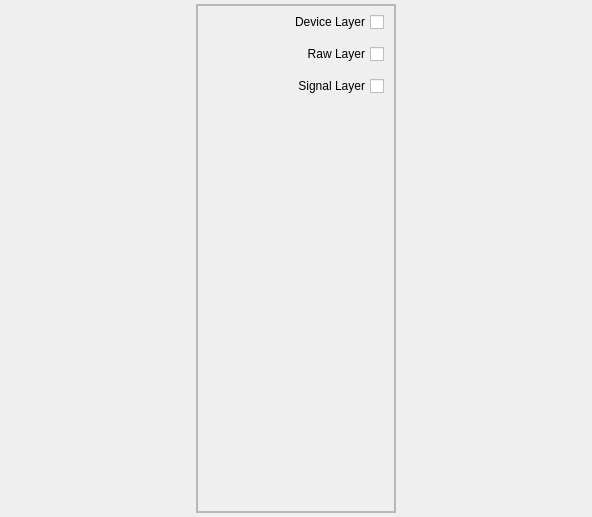
<?xml version="1.0" encoding="UTF-8"?>
<ui version="4.0">
 <class>ProjectConfigPrivate</class>
 <widget class="QWidget" name="ProjectConfigPrivate">
  <property name="geometry">
   <rect>
    <x>0</x>
    <y>0</y>
    <width>592</width>
    <height>517</height>
   </rect>
  </property>
  <property name="minimumSize">
   <size>
    <width>100</width>
    <height>50</height>
   </size>
  </property>
  <property name="baseSize">
   <size>
    <width>400</width>
    <height>300</height>
   </size>
  </property>
  <property name="windowTitle">
   <string>ProjectConfig</string>
  </property>
  <property name="windowIcon">
   <iconset resource="../../../CANdevResources.qrc">
    <normaloff>:/images/files/images/dark/CANbus_logo.svg</normaloff>:/images/files/images/dark/CANbus_logo.svg</iconset>
  </property>
  <layout class="QHBoxLayout" name="layout">
   <property name="spacing">
    <number>4</number>
   </property>
   <property name="leftMargin">
    <number>4</number>
   </property>
   <property name="topMargin">
    <number>4</number>
   </property>
   <property name="rightMargin">
    <number>4</number>
   </property>
   <property name="bottomMargin">
    <number>4</number>
   </property>
   <item>
    <widget class="QScrollArea" name="scrollArea">
     <property name="minimumSize">
      <size>
       <width>200</width>
       <height>0</height>
      </size>
     </property>
     <property name="maximumSize">
      <size>
       <width>200</width>
       <height>16777215</height>
      </size>
     </property>
     <property name="styleSheet">
      <string notr="true">QScrollBar:vertical { width: 5px; }</string>
     </property>
     <property name="horizontalScrollBarPolicy">
      <enum>Qt::ScrollBarAlwaysOff</enum>
     </property>
     <property name="sizeAdjustPolicy">
      <enum>QAbstractScrollArea::AdjustToContents</enum>
     </property>
     <property name="widgetResizable">
      <bool>true</bool>
     </property>
     <widget class="QWidget" name="scrollAreaWidgetContents">
      <property name="geometry">
       <rect>
        <x>0</x>
        <y>0</y>
        <width>198</width>
        <height>507</height>
       </rect>
      </property>
      <layout class="QHBoxLayout" name="horizontalLayout">
       <property name="spacing">
        <number>0</number>
       </property>
       <property name="leftMargin">
        <number>0</number>
       </property>
       <property name="topMargin">
        <number>0</number>
       </property>
       <property name="rightMargin">
        <number>0</number>
       </property>
       <property name="bottomMargin">
        <number>0</number>
       </property>
       <item>
        <widget class="DragWidget" name="frame">
         <property name="minimumSize">
          <size>
           <width>0</width>
           <height>0</height>
          </size>
         </property>
         <property name="maximumSize">
          <size>
           <width>16777215</width>
           <height>16777215</height>
          </size>
         </property>
         <property name="baseSize">
          <size>
           <width>0</width>
           <height>0</height>
          </size>
         </property>
         <property name="frameShape">
          <enum>QFrame::StyledPanel</enum>
         </property>
         <property name="frameShadow">
          <enum>QFrame::Raised</enum>
         </property>
         <property name="lineWidth">
          <number>1</number>
         </property>
         <layout class="QVBoxLayout" name="verticalLayout">
          <property name="spacing">
           <number>6</number>
          </property>
          <property name="leftMargin">
           <number>10</number>
          </property>
          <property name="topMargin">
           <number>6</number>
          </property>
          <property name="rightMargin">
           <number>10</number>
          </property>
          <property name="bottomMargin">
           <number>6</number>
          </property>
          <item>
           <widget class="QCheckBox" name="pbDeviceLayer">
            <property name="layoutDirection">
             <enum>Qt::RightToLeft</enum>
            </property>
            <property name="text">
             <string>Device Layer</string>
            </property>
           </widget>
          </item>
          <item>
           <widget class="QWidget" name="deviceWidget" native="true">
            <layout class="QVBoxLayout" name="verticalLayout_2">
             <property name="spacing">
              <number>10</number>
             </property>
             <property name="leftMargin">
              <number>0</number>
             </property>
             <property name="topMargin">
              <number>0</number>
             </property>
             <property name="rightMargin">
              <number>0</number>
             </property>
             <property name="bottomMargin">
              <number>0</number>
             </property>
            </layout>
           </widget>
          </item>
          <item>
           <widget class="QCheckBox" name="pbRawLayer">
            <property name="layoutDirection">
             <enum>Qt::RightToLeft</enum>
            </property>
            <property name="text">
             <string>Raw Layer</string>
            </property>
           </widget>
          </item>
          <item>
           <widget class="QWidget" name="rawWidget" native="true">
            <layout class="QVBoxLayout" name="verticalLayout_3">
             <property name="spacing">
              <number>10</number>
             </property>
             <property name="leftMargin">
              <number>0</number>
             </property>
             <property name="topMargin">
              <number>0</number>
             </property>
             <property name="rightMargin">
              <number>0</number>
             </property>
             <property name="bottomMargin">
              <number>0</number>
             </property>
            </layout>
           </widget>
          </item>
          <item>
           <widget class="QCheckBox" name="pbSignalLayer">
            <property name="layoutDirection">
             <enum>Qt::RightToLeft</enum>
            </property>
            <property name="text">
             <string>Signal Layer</string>
            </property>
           </widget>
          </item>
          <item>
           <widget class="QWidget" name="signalWidget" native="true">
            <layout class="QVBoxLayout" name="verticalLayout_4">
             <property name="spacing">
              <number>10</number>
             </property>
             <property name="leftMargin">
              <number>0</number>
             </property>
             <property name="topMargin">
              <number>0</number>
             </property>
             <property name="rightMargin">
              <number>0</number>
             </property>
             <property name="bottomMargin">
              <number>0</number>
             </property>
            </layout>
           </widget>
          </item>
          <item>
           <spacer name="verticalSpacer">
            <property name="orientation">
             <enum>Qt::Vertical</enum>
            </property>
            <property name="sizeHint" stdset="0">
             <size>
              <width>17</width>
              <height>410</height>
             </size>
            </property>
           </spacer>
          </item>
         </layout>
        </widget>
       </item>
      </layout>
     </widget>
    </widget>
   </item>
  </layout>
 </widget>
 <customwidgets>
  <customwidget>
   <class>DragWidget</class>
   <extends>QFrame</extends>
   <header>dragwidget.h</header>
   <container>1</container>
  </customwidget>
 </customwidgets>
 <resources>
  <include location="../../../CANdevResources.qrc"/>
 </resources>
 <connections/>
</ui>
